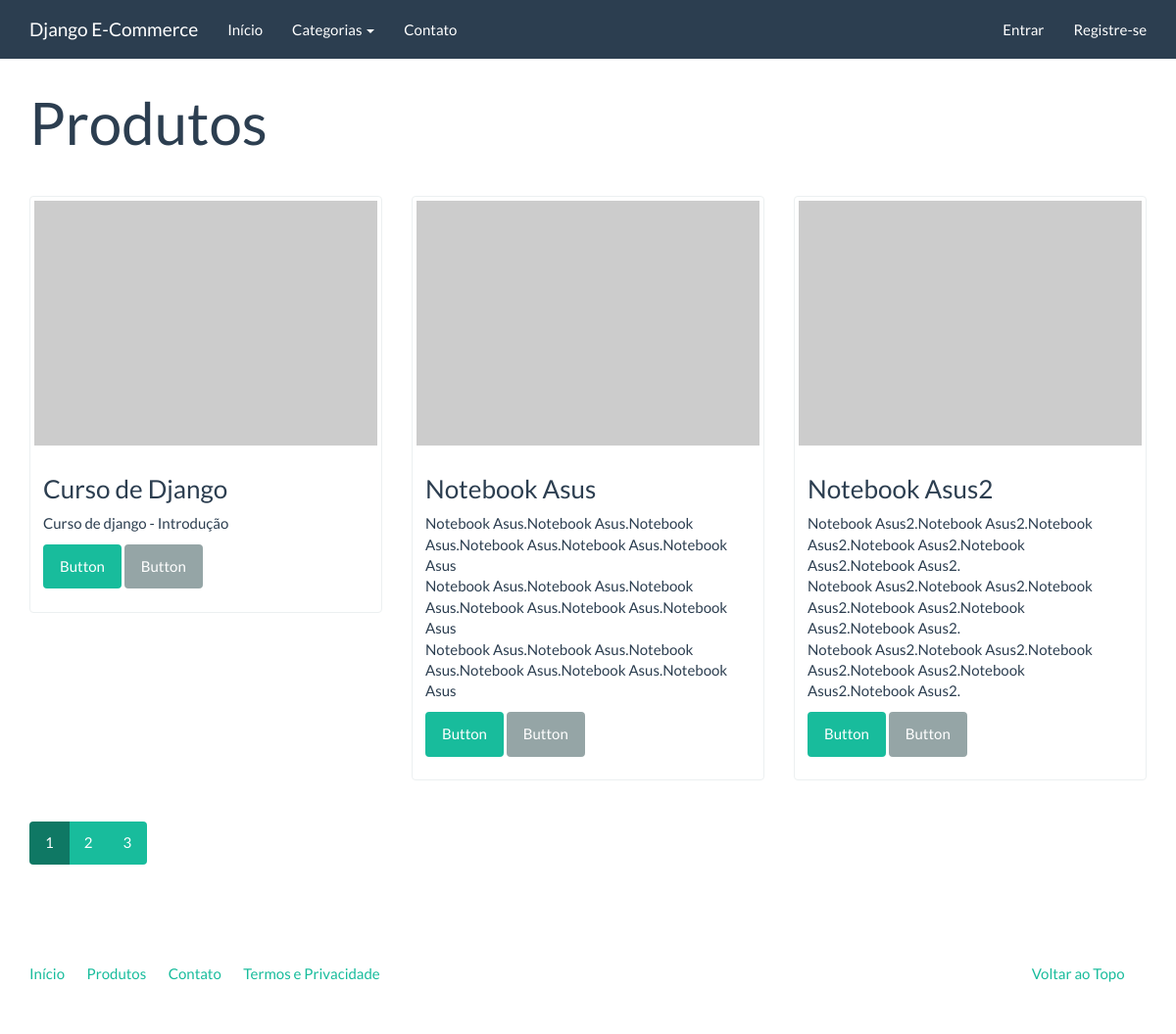
/catalogo/, run on an earlier commit of the app's database.
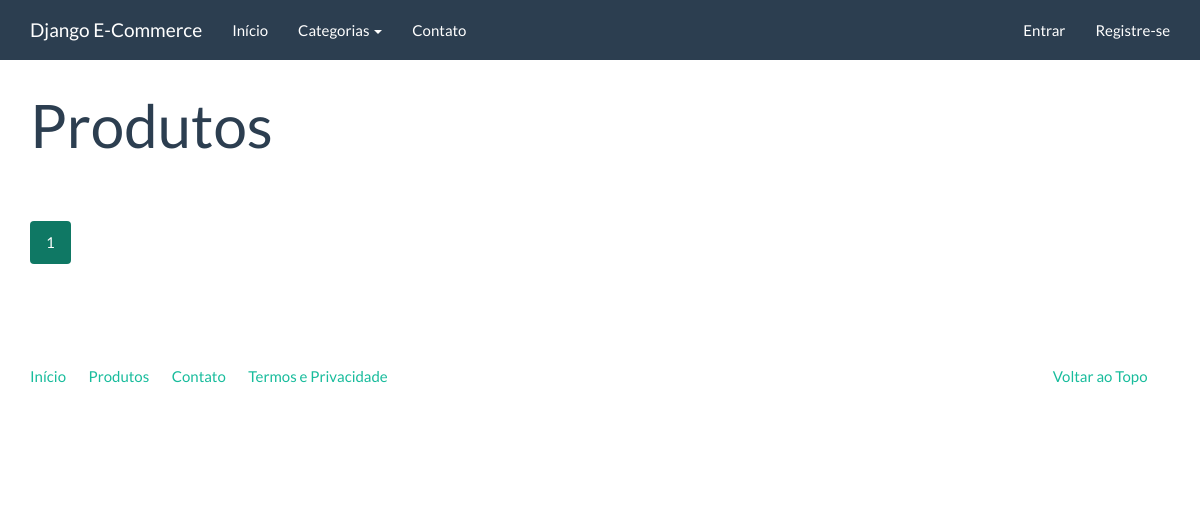
And on a later commit of the database.
### catalog/models.py (models this page shows, shortened)
class Product(models.Model):
    name = models.CharField('Nome', max_length=100)
    slug = models.SlugField('Identificador', max_length=100)
    category = models.ForeignKey(Category, verbose_name='Categoria',
                                 on_delete=models.CASCADE)
    description = models.TextField('Descrição', blank=True)
    price = models.DecimalField('Preço', decimal_places=2, max_digits=8)
    created = models.DateTimeField('Criado em', auto_now_add=True)
    modified = models.DateTimeField('Modificado em', auto_now=True)
    class Meta:
        verbose_name = 'Produto'
        verbose_name_plural = 'Produtos'
        ordering = ['name']
    def get_absolute_url(self):
        return reverse('catalog:product', kwargs={'slug': self.slug})

### catalog/views.py (the view)
class ProductListView(generic.ListView):
    model = Product
    template_name = 'catalog/product_list.html'
    paginate_by = 3

### catalog/context_processors.py (called while the page is built)
def categories(request):
    return {
        'categories': Category.objects.all()
    }

### catalog/models.py (called while the page is built)
    def get_absolute_url(self):
        return reverse('catalog:product_category_list',
                       kwargs={'slug': self.slug})

### core/templatetags/pagination.py (called while the page is built)
@register.inclusion_tag('pagination.html')
def pagination(request, paginator, page_obj):
    context = {}
    context['paginator'] = paginator
    context['request'] = request
    context['page_obj'] = page_obj
    getvars = request.GET.copy()
    if 'page' in getvars:
        del getvars['page']
    if len(getvars) > 0 :
        context['getvars'] = '&{0}'.format(getvars.urlencode())
    else:
        context['getvars'] = ''
    return context

### catalog/templates/catalog/product_list.html (shortened to what this page needs)
{% extends "base.html" %}
{% load pagination %}
{% block container %}
<div class="page-header">
    <h1>Produtos</h1>
</div>
<div class="row">
    {% for product in product_list %}
    <div class="col-sm-6 col-md-4">
        <div class="thumbnail">
            <a href="{{ product.get_absolute_url }}">
                <img src="http://placehold.it/350x250" alt="" />
            </a>
            <div class="caption">
                <h3>{{ product.name }}</h3>
                {{ product.description|linebreaks }}
                <p>
                  <a href="{{ product.get_absolute_url }}" class="btn btn-success" role="button">Button</a>
                  <a href="#" class="btn btn-default" role="button">Button</a>
                </p>
            </div>
        </div>
    </div>
    {% endfor %}
</div>
{% pagination request paginator page_obj %}
{% endblock %}

### core/templates/base.html (shortened to what this page needs)
<!DOCTYPE html>
{% load static %}
<html lang="en">
<head>
	<link rel="stylesheet" href="{% static 'assets/bootstrap.min.css' %}" media="screen" />
	<link rel="stylesheet" href="{% static 'assets/custom.min.css' %}" media="screen" />
</head>
<body>
    <div class="navbar navbar-default navbar-fixed-top">
      <div class="container">
        <div class="navbar-header">
          <a href="" class="navbar-brand">Django E-Commerce</a>
        </div>
        <div class="navbar-collapse collapse" id="navbar-main">
          <ul class="nav navbar-nav">
            <li>
              <a href="{% url 'index' %}">Início</a>
            </li>
            <li class="dropdown">
              <a class="dropdown-toggle" data-toggle="dropdown" href="{% url 'catalog:product_list' %}" id="download">Categorias <span class="caret"></span></a>
            </li>
			<li>
				<a href="{% url 'contact' %}">Contato</a>
			</li>
          </ul>
          <ul class="nav navbar-nav navbar-right">
						{% if user.is_authenticated %}
						<li><a href="{% url 'logout' %}">Sair</a></li>
            <li><a href="#">Minha Conta</a></li>
						{% else %}
						<li><a href="{% url 'login' %}">Entrar</a></li>
						<li><a href="{% url 'accounts:register' %}">Registre-se</a></li>
						{% endif %}
          </ul>
        </div>
      </div>
    </div>
    <div class="container">
		{% block container %}{% endblock %}
		<footer>
			<div class="row">
			  <div class="col-lg-12">
			    <ul class="list-unstyled">
			      <li class="pull-right"><a href="#top">Voltar ao Topo</a></li>
			      <li><a href="">Início</a></li>
			      <li><a href="">Produtos</a></li>
			      <li><a href="">Contato</a></li>
			      <li><a href="">Termos e Privacidade</a></li>
			    </ul>
			  </div>
			</div>
		</footer>
	</div>
</body>
</html>

### core/templates/pagination.html
<div class="row">
  <div class="col-md-12">
    <nav>
      <ul class="pagination">
        {% for page in paginator.page_range %}
        <li {% if page_obj.number == page %} class="active"{% endif %} ><a href="?page={{ page }}{{ getvars }}">{{ page }}</a></li>
        {% endfor %}
      </ul>
    </nav>
  </div>
</div>

What changed in the data, as far as the page shows it:
removed Product: name "Curso de Django", description "Curso de django - Introdução"
removed Product: name "Notebook Asus", description "Notebook Asus.Notebook Asus.Notebook Asus.Notebook Asus.Notebook Asus.Notebook Asus Notebook Asus.Notebook Asus.Notebook Asus.Notebook Asus.Notebook Asus.Notebook Asus Notebook Asus.Notebook Asus.Notebook Asus.Notebook Asus.Notebook Asus.Notebook Asus"
removed Product: name "Notebook Asus2", description "Notebook Asus2.Notebook Asus2.Notebook Asus2.Notebook Asus2.Notebook Asus2.Notebook Asus2. Notebook Asus2.Notebook Asus2.Notebook Asus2.Notebook Asus2.Notebook Asus2.Notebook Asus2. Notebook Asus2.Notebook Asus2.Notebook Asus2.Notebook Asus2.Notebook Asus2.Notebook Asus2."
Also different on the page:
list line gone: "2"
list line gone: "3"
